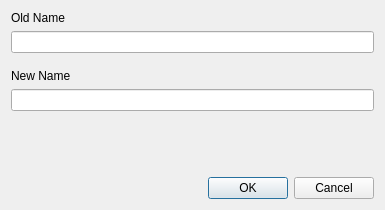
<?xml version="1.0" encoding="UTF-8"?>
<ui version="4.0">
 <class>RenameDialog</class>
 <widget class="QDialog" name="RenameDialog">
  <property name="geometry">
   <rect>
    <x>0</x>
    <y>0</y>
    <width>385</width>
    <height>210</height>
   </rect>
  </property>
  <property name="windowTitle">
   <string>Rename</string>
  </property>
  <layout class="QVBoxLayout" name="verticalLayout">
   <item>
    <widget class="QLabel" name="label">
     <property name="text">
      <string>Old Name</string>
     </property>
    </widget>
   </item>
   <item>
    <widget class="QLineEdit" name="txtOldName">
     <property name="readOnly">
      <bool>true</bool>
     </property>
    </widget>
   </item>
   <item>
    <spacer name="verticalSpacer">
     <property name="orientation">
      <enum>Qt::Vertical</enum>
     </property>
     <property name="sizeType">
      <enum>QSizePolicy::Fixed</enum>
     </property>
     <property name="sizeHint" stdset="0">
      <size>
       <width>20</width>
       <height>10</height>
      </size>
     </property>
    </spacer>
   </item>
   <item>
    <widget class="QLabel" name="label_2">
     <property name="text">
      <string>New Name</string>
     </property>
    </widget>
   </item>
   <item>
    <widget class="QLineEdit" name="txtNewName"/>
   </item>
   <item>
    <spacer name="verticalSpacer_2">
     <property name="orientation">
      <enum>Qt::Vertical</enum>
     </property>
     <property name="sizeHint" stdset="0">
      <size>
       <width>20</width>
       <height>40</height>
      </size>
     </property>
    </spacer>
   </item>
   <item>
    <widget class="QDialogButtonBox" name="buttonBox">
     <property name="orientation">
      <enum>Qt::Horizontal</enum>
     </property>
     <property name="standardButtons">
      <set>QDialogButtonBox::Cancel|QDialogButtonBox::Ok</set>
     </property>
    </widget>
   </item>
  </layout>
 </widget>
 <tabstops>
  <tabstop>txtNewName</tabstop>
  <tabstop>buttonBox</tabstop>
  <tabstop>txtOldName</tabstop>
 </tabstops>
 <resources/>
 <connections>
  <connection>
   <sender>buttonBox</sender>
   <signal>accepted()</signal>
   <receiver>RenameDialog</receiver>
   <slot>accept()</slot>
   <hints>
    <hint type="sourcelabel">
     <x>248</x>
     <y>254</y>
    </hint>
    <hint type="destinationlabel">
     <x>157</x>
     <y>274</y>
    </hint>
   </hints>
  </connection>
  <connection>
   <sender>buttonBox</sender>
   <signal>rejected()</signal>
   <receiver>RenameDialog</receiver>
   <slot>reject()</slot>
   <hints>
    <hint type="sourcelabel">
     <x>316</x>
     <y>260</y>
    </hint>
    <hint type="destinationlabel">
     <x>286</x>
     <y>274</y>
    </hint>
   </hints>
  </connection>
 </connections>
</ui>
